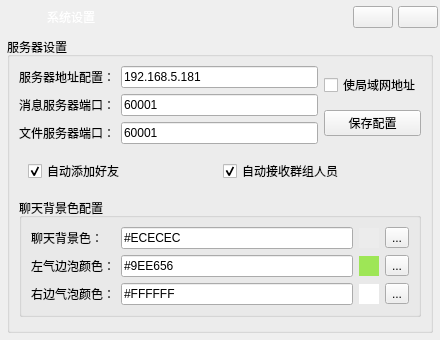
<?xml version="1.0" encoding="UTF-8"?>
<ui version="4.0">
 <class>SystemSetting</class>
 <widget class="QWidget" name="SystemSetting">
  <property name="geometry">
   <rect>
    <x>0</x>
    <y>0</y>
    <width>440</width>
    <height>340</height>
   </rect>
  </property>
  <property name="minimumSize">
   <size>
    <width>440</width>
    <height>340</height>
   </size>
  </property>
  <property name="maximumSize">
   <size>
    <width>440</width>
    <height>340</height>
   </size>
  </property>
  <property name="windowTitle">
   <string>系统设置</string>
  </property>
  <property name="windowIcon">
   <iconset resource="../images.qrc">
    <normaloff>:/resource/background/app.png</normaloff>:/resource/background/app.png</iconset>
  </property>
  <layout class="QVBoxLayout" name="verticalLayout">
   <property name="spacing">
    <number>0</number>
   </property>
   <property name="leftMargin">
    <number>2</number>
   </property>
   <property name="topMargin">
    <number>2</number>
   </property>
   <property name="rightMargin">
    <number>2</number>
   </property>
   <property name="bottomMargin">
    <number>2</number>
   </property>
   <item>
    <widget class="QWidget" name="widgetWinTitle" native="true">
     <property name="minimumSize">
      <size>
       <width>0</width>
       <height>30</height>
      </size>
     </property>
     <property name="maximumSize">
      <size>
       <width>16777215</width>
       <height>30</height>
      </size>
     </property>
     <layout class="QHBoxLayout" name="horizontalLayout_2" stretch="0,1,0,0">
      <property name="spacing">
       <number>5</number>
      </property>
      <property name="leftMargin">
       <number>10</number>
      </property>
      <property name="topMargin">
       <number>0</number>
      </property>
      <property name="rightMargin">
       <number>0</number>
      </property>
      <property name="bottomMargin">
       <number>0</number>
      </property>
      <item>
       <widget class="QLabel" name="labelWinIcon">
        <property name="minimumSize">
         <size>
          <width>30</width>
          <height>30</height>
         </size>
        </property>
        <property name="maximumSize">
         <size>
          <width>30</width>
          <height>30</height>
         </size>
        </property>
        <property name="text">
         <string/>
        </property>
        <property name="pixmap">
         <pixmap resource="../images.qrc">:/resource/common/ic_setting.png</pixmap>
        </property>
       </widget>
      </item>
      <item>
       <widget class="QLabel" name="labelWinTitle">
        <property name="styleSheet">
         <string notr="true">color: #FFFFFF;</string>
        </property>
        <property name="text">
         <string>系统设置</string>
        </property>
       </widget>
      </item>
      <item>
       <widget class="QPushButton" name="btnWinMin">
        <property name="focusPolicy">
         <enum>Qt::NoFocus</enum>
        </property>
        <property name="text">
         <string/>
        </property>
        <property name="icon">
         <iconset resource="../images.qrc">
          <normaloff>:/resource/common/ic_min.png</normaloff>:/resource/common/ic_min.png</iconset>
        </property>
       </widget>
      </item>
      <item>
       <widget class="QPushButton" name="btnWinClose">
        <property name="focusPolicy">
         <enum>Qt::NoFocus</enum>
        </property>
        <property name="text">
         <string/>
        </property>
        <property name="icon">
         <iconset resource="../images.qrc">
          <normaloff>:/resource/common/ic_close_white.png</normaloff>:/resource/common/ic_close_white.png</iconset>
        </property>
       </widget>
      </item>
     </layout>
    </widget>
   </item>
   <item>
    <widget class="QWidget" name="widgetBody" native="true">
     <layout class="QVBoxLayout" name="verticalLayout_2">
      <property name="leftMargin">
       <number>5</number>
      </property>
      <property name="topMargin">
       <number>5</number>
      </property>
      <property name="rightMargin">
       <number>5</number>
      </property>
      <property name="bottomMargin">
       <number>5</number>
      </property>
      <item>
       <widget class="QGroupBox" name="groupBox">
        <property name="title">
         <string>服务器设置</string>
        </property>
        <layout class="QVBoxLayout" name="verticalLayout_4">
         <item>
          <layout class="QHBoxLayout" name="horizontalLayout">
           <item>
            <layout class="QFormLayout" name="formLayout">
             <item row="0" column="0">
              <widget class="QLabel" name="label">
               <property name="text">
                <string>服务器地址配置：</string>
               </property>
              </widget>
             </item>
             <item row="0" column="1">
              <widget class="QIPLineEdit" name="lineEditHostAddr">
               <property name="text">
                <string>192.168.5.181</string>
               </property>
              </widget>
             </item>
             <item row="1" column="0">
              <widget class="QLabel" name="label_2">
               <property name="text">
                <string>消息服务器端口：</string>
               </property>
              </widget>
             </item>
             <item row="1" column="1">
              <widget class="QLineEdit" name="lineEditHostMsgPort">
               <property name="text">
                <string>60001</string>
               </property>
              </widget>
             </item>
             <item row="2" column="0">
              <widget class="QLabel" name="label_3">
               <property name="text">
                <string>文件服务器端口：</string>
               </property>
              </widget>
             </item>
             <item row="2" column="1">
              <widget class="QLineEdit" name="lineEditHostFilePort">
               <property name="text">
                <string>60001</string>
               </property>
              </widget>
             </item>
            </layout>
           </item>
           <item>
            <layout class="QVBoxLayout" name="verticalLayout_3">
             <item>
              <widget class="QCheckBox" name="checkBoxLocalHost">
               <property name="text">
                <string>使局域网地址</string>
               </property>
              </widget>
             </item>
             <item>
              <widget class="QPushButton" name="btnSaveSetting">
               <property name="text">
                <string>保存配置</string>
               </property>
              </widget>
             </item>
            </layout>
           </item>
          </layout>
         </item>
         <item>
          <widget class="QWidget" name="widget" native="true">
           <layout class="QHBoxLayout" name="horizontalLayout_3">
            <item>
             <widget class="QCheckBox" name="checkBox">
              <property name="text">
               <string>自动添加好友</string>
              </property>
              <property name="checked">
               <bool>true</bool>
              </property>
             </widget>
            </item>
            <item>
             <widget class="QCheckBox" name="checkBox_2">
              <property name="text">
               <string>自动接收群组人员</string>
              </property>
              <property name="checked">
               <bool>true</bool>
              </property>
             </widget>
            </item>
           </layout>
          </widget>
         </item>
         <item>
          <widget class="QGroupBox" name="groupBox_2">
           <property name="title">
            <string>聊天背景色配置</string>
           </property>
           <layout class="QVBoxLayout" name="verticalLayout_5">
            <item>
             <layout class="QGridLayout" name="gridLayout">
              <item row="1" column="3">
               <widget class="QToolButton" name="toolBtnLeftClr">
                <property name="text">
                 <string>...</string>
                </property>
               </widget>
              </item>
              <item row="2" column="3">
               <widget class="QToolButton" name="toolBtnClr">
                <property name="text">
                 <string>...</string>
                </property>
               </widget>
              </item>
              <item row="0" column="3">
               <widget class="QToolButton" name="toolButton">
                <property name="text">
                 <string>...</string>
                </property>
               </widget>
              </item>
              <item row="2" column="1">
               <widget class="QLineEdit" name="lineEditRightBubble">
                <property name="text">
                 <string>#FFFFFF</string>
                </property>
                <property name="readOnly">
                 <bool>true</bool>
                </property>
               </widget>
              </item>
              <item row="0" column="0">
               <widget class="QLabel" name="label_6">
                <property name="text">
                 <string>聊天背景色：</string>
                </property>
               </widget>
              </item>
              <item row="1" column="0">
               <widget class="QLabel" name="label_4">
                <property name="text">
                 <string>左气边泡颜色：</string>
                </property>
               </widget>
              </item>
              <item row="1" column="1">
               <widget class="QLineEdit" name="lineEditLeftBubble">
                <property name="text">
                 <string>#9EE656</string>
                </property>
                <property name="readOnly">
                 <bool>true</bool>
                </property>
               </widget>
              </item>
              <item row="0" column="1">
               <widget class="QLineEdit" name="lineEditClrBackground">
                <property name="text">
                 <string>#ECECEC</string>
                </property>
                <property name="readOnly">
                 <bool>true</bool>
                </property>
               </widget>
              </item>
              <item row="2" column="0">
               <widget class="QLabel" name="label_5">
                <property name="text">
                 <string>右边气泡颜色：</string>
                </property>
               </widget>
              </item>
              <item row="0" column="2">
               <widget class="QLabel" name="labelBackground">
                <property name="minimumSize">
                 <size>
                  <width>20</width>
                  <height>20</height>
                 </size>
                </property>
                <property name="maximumSize">
                 <size>
                  <width>20</width>
                  <height>20</height>
                 </size>
                </property>
                <property name="styleSheet">
                 <string notr="true">background-color: #ECECEC;</string>
                </property>
                <property name="text">
                 <string/>
                </property>
               </widget>
              </item>
              <item row="1" column="2">
               <widget class="QLabel" name="labelLeftBubbleClr">
                <property name="minimumSize">
                 <size>
                  <width>20</width>
                  <height>20</height>
                 </size>
                </property>
                <property name="maximumSize">
                 <size>
                  <width>20</width>
                  <height>20</height>
                 </size>
                </property>
                <property name="styleSheet">
                 <string notr="true">background-color: #9EE656;</string>
                </property>
                <property name="text">
                 <string/>
                </property>
               </widget>
              </item>
              <item row="2" column="2">
               <widget class="QLabel" name="labelRightBubbleClr">
                <property name="minimumSize">
                 <size>
                  <width>20</width>
                  <height>20</height>
                 </size>
                </property>
                <property name="maximumSize">
                 <size>
                  <width>20</width>
                  <height>20</height>
                 </size>
                </property>
                <property name="styleSheet">
                 <string notr="true">background-color:#FFFFFF;</string>
                </property>
                <property name="text">
                 <string/>
                </property>
               </widget>
              </item>
             </layout>
            </item>
           </layout>
          </widget>
         </item>
         <item>
          <spacer name="verticalSpacer">
           <property name="orientation">
            <enum>Qt::Vertical</enum>
           </property>
           <property name="sizeHint" stdset="0">
            <size>
             <width>20</width>
             <height>157</height>
            </size>
           </property>
          </spacer>
         </item>
        </layout>
       </widget>
      </item>
     </layout>
    </widget>
   </item>
  </layout>
 </widget>
 <customwidgets>
  <customwidget>
   <class>QIPLineEdit</class>
   <extends>QLineEdit</extends>
   <header>clineedit.h</header>
  </customwidget>
 </customwidgets>
 <resources>
  <include location="../images.qrc"/>
 </resources>
 <connections>
  <connection>
   <sender>btnWinClose</sender>
   <signal>clicked()</signal>
   <receiver>SystemSetting</receiver>
   <slot>close()</slot>
   <hints>
    <hint type="sourcelabel">
     <x>437</x>
     <y>22</y>
    </hint>
    <hint type="destinationlabel">
     <x>480</x>
     <y>56</y>
    </hint>
   </hints>
  </connection>
  <connection>
   <sender>btnWinMin</sender>
   <signal>clicked()</signal>
   <receiver>SystemSetting</receiver>
   <slot>showMinimized()</slot>
   <hints>
    <hint type="sourcelabel">
     <x>404</x>
     <y>27</y>
    </hint>
    <hint type="destinationlabel">
     <x>494</x>
     <y>117</y>
    </hint>
   </hints>
  </connection>
 </connections>
</ui>
